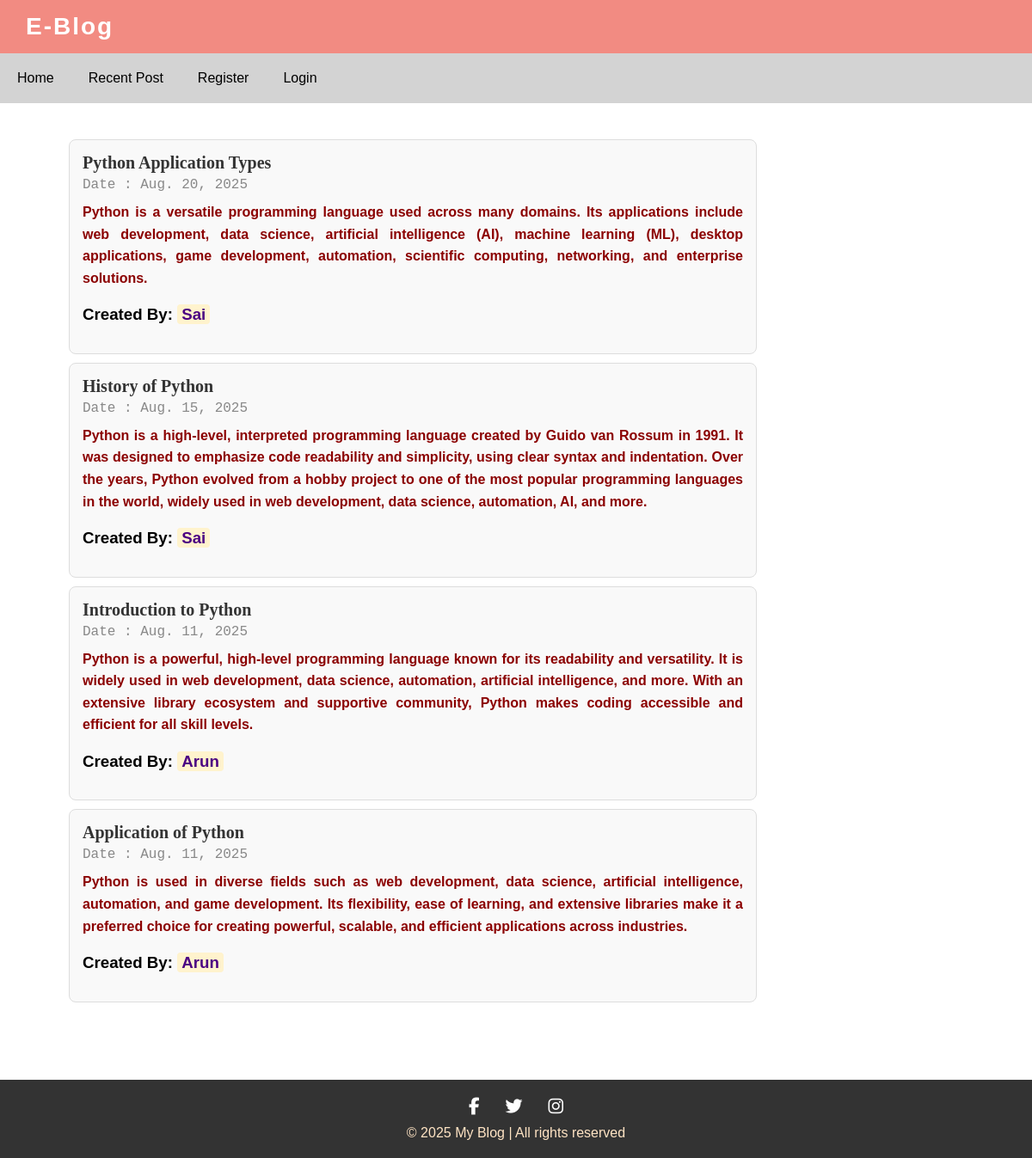
/recentpost/, run on an earlier commit of the app's database.
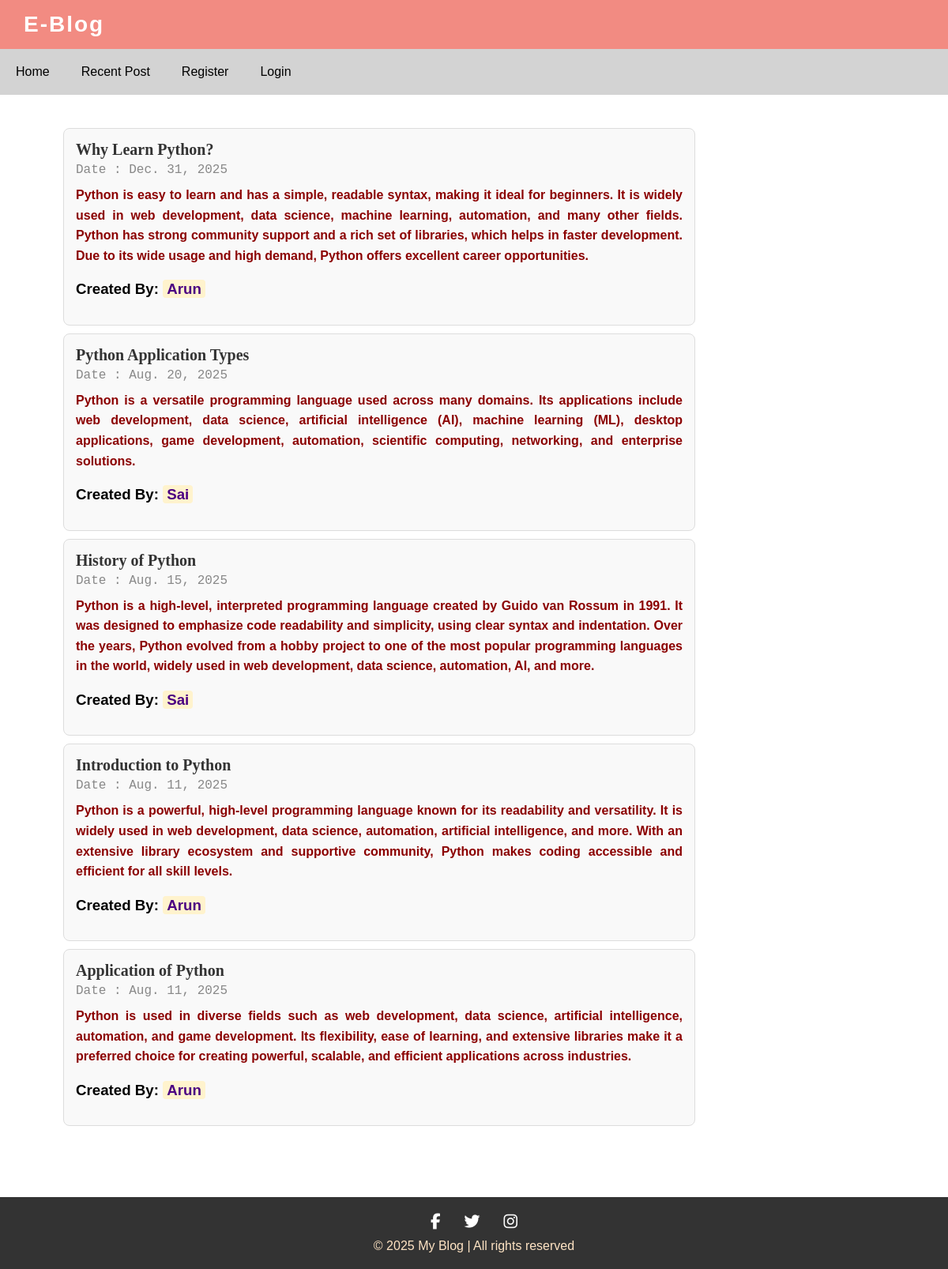
And on a later commit of the database.
### Blogapp/models.py (models this page shows)
class Post(models.Model):
    title = models.CharField(max_length=55)
    short_description = models.TextField(max_length=400)
    description = models.TextField(max_length=1000)
    created_by =models.DateField(auto_now_add=True)
    user =models.ForeignKey(User,on_delete=models.CASCADE)

### Blogapp/views.py (the view)
# urls.py: path('recentpost/',RecentpostView.as_view(),name="recentpost"),
class RecentpostView(View):
    def get(self,request):
        post= Post.objects.all().values('id','title','short_description','user__first_name','created_by').order_by('-created_by')[:5]
        return render(request,'recentpost.html',{'post':post})

### Blogapp/templates/recentpost.html (shortened to what this page needs)
{% extends 'base.html' %}
{% block content %}
<div class="content-wrapper">
    {% for p in post %}
    <div class="post-container">
        <span class="post-title">{{ p.title }}</span>
        <div class="post-date">Date : {{ p.created_by }}</div>
        <p class="post-shortdescription">{{ p.short_description }}</p>
        <h3>Created By: <span class="highlight-name">{{ p.user__first_name }}</span></h3>
    </div>
    {% endfor %}
</div>
<footer>
    <div class="footer">
        <a href="https://facebook.com" target="_blank"><i class="fab fa-facebook-f"></i></a>
        <a href="https://twitter.com" target="_blank"><i class="fab fa-twitter"></i></a>
        <a href="https://instagram.com" target="_blank"><i class="fab fa-instagram"></i></a>
        <div class="copyright">
            &copy; 2025 My Blog | All rights reserved
        </div>
    </div>
</footer>
{% endblock %}

What changed in the data, as far as the page shows it:
added Post: title "Why Learn Python?", created_by "Dec. 31, 2025", short_description "Python is easy to learn and has a simple, readable syntax, making it ideal for beginners. It is widely used in web development, data science, machine learning, automation, and many other fields. Python has strong community support and a rich set of libraries, which helps in faster development. Due to its wide usage and high demand, Python offers excellent career opportunities.", user__first_name "Arun"
